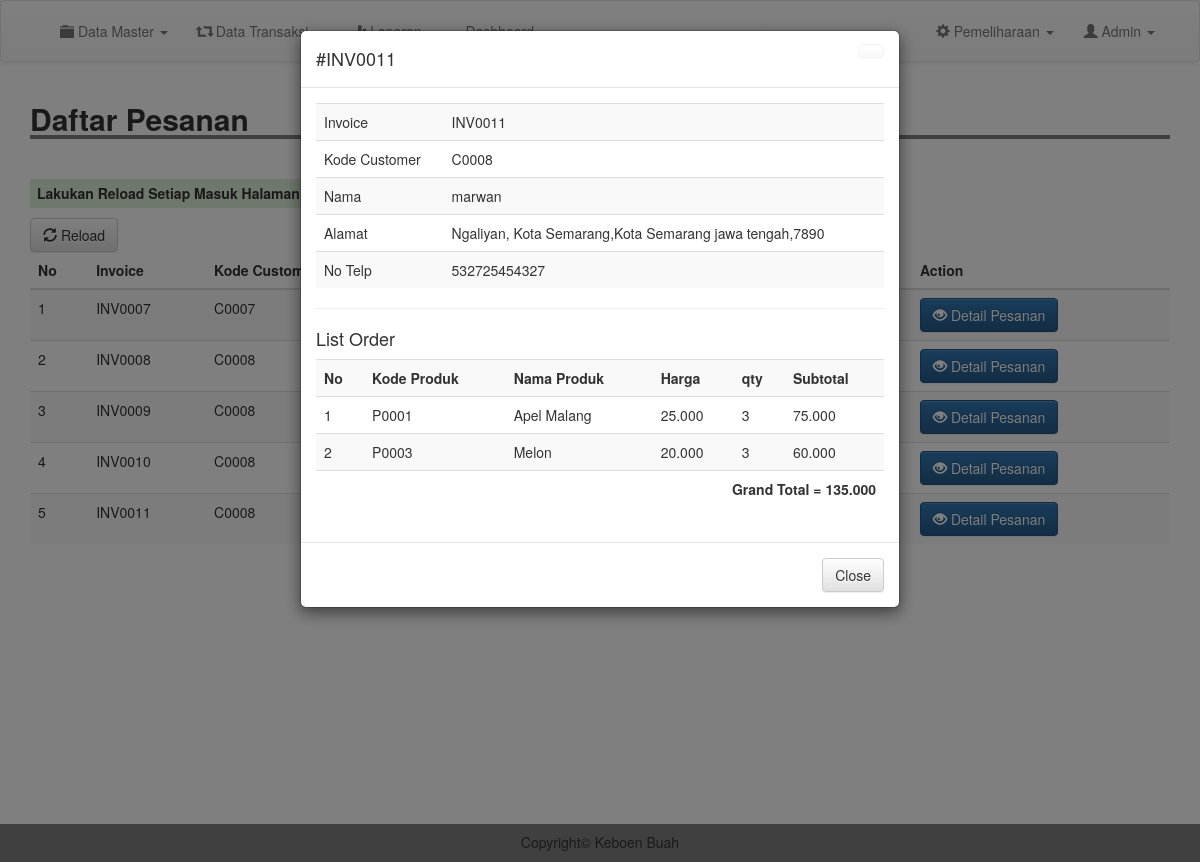
Screenshot of /admin/detailorder.php?inv=INV0011 (signed in) with the database file from the repository.
### tables this page shows
CREATE TABLE `produksi` (
  `id_order` int(11) NOT NULL,
  `invoice` varchar(200) NOT NULL,
  `kode_customer` varchar(200) NOT NULL,
  `kode_produk` varchar(200) NOT NULL,
  `nama_produk` varchar(200) NOT NULL,
  `qty` int(11) NOT NULL,
  `harga` int(11) NOT NULL,
  `status` varchar(200) NOT NULL,
  `tanggal` date NOT NULL,
  `provinsi` varchar(200) NOT NULL,
  `kota` varchar(200) NOT NULL,
  `alamat` varchar(200) NOT NULL,
  `kode_pos` varchar(200) NOT NULL,
  `terima` varchar(200) NOT NULL,
  `tolak` varchar(200) NOT NULL,
  `cek` int(11) NOT NULL
);

CREATE TABLE `customer` (
  `kode_customer` varchar(100) NOT NULL,
  `nama` varchar(100) NOT NULL,
  `email` varchar(100) NOT NULL,
  `username` varchar(100) NOT NULL,
  `password` varchar(100) NOT NULL,
  `telp` varchar(200) NOT NULL
);

### admin/detailorder.php (the view, shortened to what this page needs)
<?php
include 'header.php';
$invoices = $_GET['inv'];
$d_order = mysqli_query($conn, "SELECT * FROM produksi WHERE invoice = '$invoices'");
$t_order = mysqli_fetch_assoc($d_order);
$cs = mysqli_query($conn, "SELECT * FROM customer WHERE kode_customer = '" . $t_order['kode_customer'] . "'");
$t_cs = mysqli_fetch_assoc($cs);
?>
<div class="container">
	<h2 style=" width: 100%; border-bottom: 4px solid gray"><b>Daftar Pesanan</b></h2>
	<br>
	<h5 class="bg-success" style="padding: 7px; width: 710px; font-weight: bold;">
		<marquee>Lakukan Reload Setiap Masuk Halaman ini, untuk menghindari terjadinya kesalahan data dan informasi</marquee>
	</h5>
	<a href="produksi.php" class="btn btn-default"><i class="glyphicon glyphicon-refresh"></i> Reload</a>
	<table class="table table-striped">
		<thead>
			<tr>
				<th scope="col">No</th>
				<th scope="col">Invoice</th>
				<th scope="col">Kode Customer</th>
				<th scope="col">Status</th>
				<th scope="col">Tanggal</th>
				<th scope="col">Action</th>
			</tr>
		</thead>
		<tbody>
			<?php
			$result = mysqli_query($conn, "SELECT DISTINCT invoice, kode_customer, status, kode_produk, qty,terima,tolak, cek FROM produksi group by invoice");
			$no = 1;
			while ($row = mysqli_fetch_assoc($result)) {
			?>
				<tr>
					<td><?= $no; ?></td>
					<td><?= $row['invoice']; ?></td>
					<td><?= $row['kode_customer']; ?></td>
					<?php if ($row['terima'] == 1) { ?>
						<td style="color: green;font-weight: bold;">Pesanan Diterima (Siap Kirim)
						<?php
					} else if ($row['tolak'] == 1) {
						?>
						<td style="color: red;font-weight: bold;">Pesanan Ditolak
						<?php
					}
						?>
						</td>
						<td>2020/26-01</td>
						<td>
							<a href="detailorder.php?inv=<?= $row['invoice']; ?>" type="submit" class="btn btn-primary"><i class="glyphicon glyphicon-eye-open"></i> Detail Pesanan</a>
						</td>
				</tr>
			<?php
				$no++;
			}
			?>
		</tbody>
	</table>
	<button type="hidden" data-toggle="modal" data-target="#myModal" id="btn" style="background-color: #fff; border: #fff;">
	</button>
	<div class="modal fade" id="myModal" tabindex="-1" role="dialog" aria-labelledby="myModalLabel">
		<div class="modal-dialog" role="document">
			<div class="modal-content">
				<div class="modal-header">
					<a href="m_produk.php" class="btn btn-default close"></a>
					<h4 class="modal-title" id="myModalLabel">#<?= $t_order['invoice']; ?></h4>
				</div>
				<div class="modal-body">
					<table class="table table-striped">
						<tr>
							<td>Invoice</td>
							<td><?= $t_order['invoice']; ?></td>
						</tr>
						<tr>
							<td>Kode Customer</td>
							<td><?= $t_order['kode_customer']; ?></td>
						</tr>
						<tr>
							<td>Nama</td>
							<td><?= $t_cs['nama']; ?></td>
						</tr>
						<tr>
							<td>Alamat</td>
							<td><?php echo  $t_order['alamat'] . "," . $t_order['kota'] . " " . $t_order['provinsi'] . "," . $t_order['kode_pos']; ?></td>
						</tr>
						<tr>
							<td>No Telp</td>
							<td><?= $t_cs['telp']; ?></td>
						</tr>
					</table>
					<hr>
					<h4>List Order</h4>
					<table class="table table-striped">
						<tr>
							<th>No</th>
							<th>Kode Produk</th>
							<th>Nama Produk</th>
							<th>Harga</th>
							<th>qty</th>
							<th>Subtotal</th>
						</tr>
						<?php
						$order = mysqli_query($conn, "SELECT * FROM produksi WHERE invoice = '$invoices'");
						$no = 1;
						$grand = 0;
						while ($list = mysqli_fetch_assoc($order)) {
						?>
							<tr>
								<td><?= $no;  ?></td>
								<td><?= $list['kode_produk']; ?></td>
								<td><?= $list['nama_produk']; ?></td>
								<td><?= number_format($list['harga'], 0, ".", ".");  ?></td>
								<td><?= $list['qty'];  ?></td>
								<td><?= number_format($list['harga'] * $list['qty'], 0, ".", ".");  ?></td>
							</tr>
						<?php
							$sub = $list['harga'] * $list['qty'];
							$grand += $sub;
							$no++;
						}
						?>
						<tr>
							<td colspan="6" class="text-right"><b>Grand Total = <?= number_format($grand, 0, ".", ".");  ?></b></td>
						</tr>
					</table>
				</div>
				<div class="modal-footer">
					<a href="produksi.php" class="btn btn-default">Close</a>
				</div>
			</div>
		</div>
	</div>
</div>
<br>
<br>
<br>
<br>
<br>
<br>
<br>
<br>
<br>
<br>
<br>
<br>
<?php
include 'footer.php';
?>

### css/style.css (style rules this page uses)
body { margin:0; padding: 0; }

### rows the page displays
produksi: invoice "INV0011", kode_customer "C0008", alamat "Ngaliyan, Kota Semarang", kota "Kota Semarang", provinsi "jawa tengah", kode_pos "7890", kode_produk "P0001", nama_produk "Apel Malang", harga "25.000", qty "3", $list['harga'] * $list['qty'] "75.000"
customer: nama "marwan", telp "532725454327"
produksi: kode_produk "P0003", nama_produk "Melon", harga "20.000", qty "3", $list['harga'] * $list['qty'] "60.000"

### other values shown
$row['invoice'] "INV0007"
$row['kode_customer'] "C0007"
$row['invoice'] "INV0008"
$row['kode_customer'] "C0008"
$row['invoice'] "INV0009"
$row['invoice'] "INV0010"
$row['invoice'] "INV0011"
$grand "135.000"
